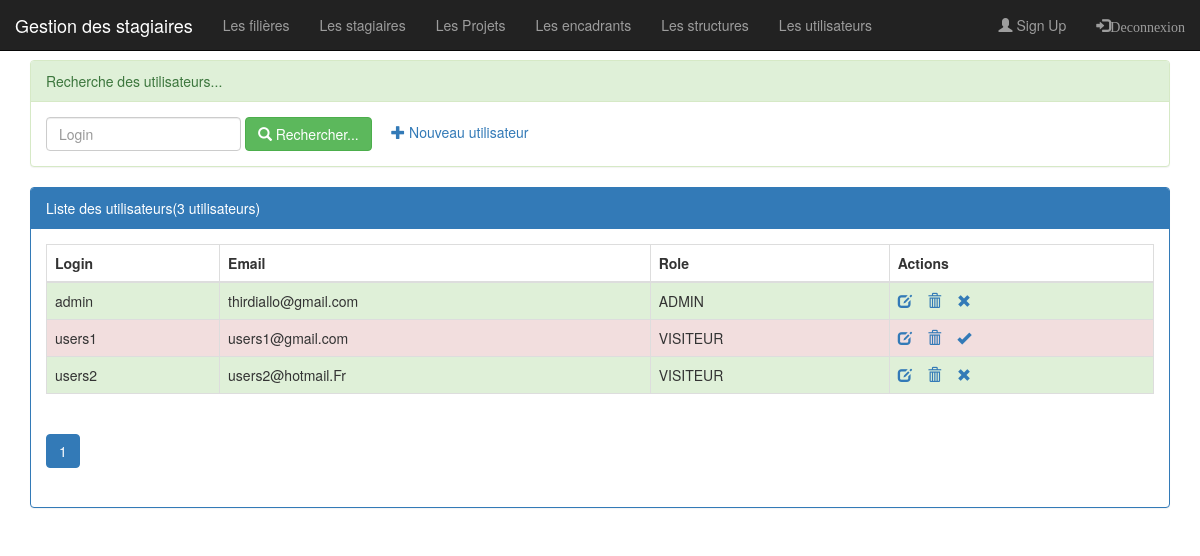
Screenshot of /pages/utilisateurs.php (signed in) with the database file from the repository.
### tables this page shows
create table utilisateur(
    idUtilisateur int(4) auto_increment primary key,
    login varchar(50),
    email varchar(50),
    role varchar(50),
    etat int(1),
    password varchar(255)
);

### pages/utilisateurs.php (the view, shortened to what this page needs)
<?php
    require_once("connexiondb.php");
    $login = isset($_GET['login'])?$_GET['login']:"";
    $size = isset($_GET['size'])?$_GET['size']:6;
    $page = isset($_GET['page'])?$_GET['page']:1;
    $requeteUtilisateur = "select * from utilisateur where login like '%$login%'";
    $requeteCount = "select count(*) countUser from utilisateur";
    $resultatUtilisateur = $pdo->query($requeteUtilisateur);
    $resultatCount = $pdo->query($requeteCount);
    $tabCount = $resultatCount->fetch();
    $nbreUtilisateur = $tabCount['countUser'];
    $reste = $nbreUtilisateur % $size;
    if(($reste) === 0)
          $nbrePage = floor($nbreUtilisateur/$size);
    else
          $nbrePage = floor($nbreUtilisateur/$size) + 1;
?>
<!DOCTYPE html>
<html lang="fr">
<head>
    <link rel="stylesheet" type="text/css" href="../css/bootstrap.min.css">
    <link rel="stylesheet" type="text/css" href="../css/monstyle.css">
</head>
<body>
     <?php include("menu.php");?>
        <div class="container">
            <div class="panel panel-success margetop60">
                    <div class="panel-heading">Recherche des utilisateurs...</div>
                    <div class="panel-body">
                         <form method="get" action="utilisateurs.php" class="form-inline">
                             <div class="form-group">
                                 <input type="text" name="login"
                                 placeholder="Login" class="form-control"
                                 value="<?php echo $login ?>"/>
                            </div>
                            <button type="submit"  class="btn btn-success">
                               <span class="glyphicon glyphicon-search "></span>
                               Rechercher... </button>
                               <a href="nouveauUtilisateur.php"><span class="glyphicon glyphicon-plus "></span>
                               Nouveau utilisateur</a>
                         </form>
                    </div>
            </div>
            <div class="panel panel-primary">
                <div class="panel-heading">Liste des utilisateurs(<?php echo $nbreUtilisateur ?> utilisateurs)</div>
                <div class="panel-body">
                     <table class="table table-striped table-bordered">
                        <thead>
                            <tr>
                               <th>Login</th><th>Email</th><th>Role</th><th>Actions</th>
                            </tr>
                        </thead>
                        <tbody>
                             <?php while($utilisateur = $resultatUtilisateur->fetch()){ ?>
                                <tr class="<?php echo $utilisateur['etat']==1?'success':'danger'?>">
                                  <td><?php echo $utilisateur['login'] ?></td>
                                  <td><?php echo $utilisateur['email'] ?></td>
                                  <td><?php echo $utilisateur['role'] ?></td>
                                  <td>
                                     <a href="editerUtilisateur.php?idUtilisateur=<?php echo $utilisateur['idUtilisateur'] ?>">
                                        <span class="glyphicon glyphicon-edit "></span>
                                     </a>
                                     <a onclick="return confirm('Etes vous sur de vouloir supprimer cet utilisateur')"
                                         href="supprimerUtilisateur.php?idUtilisateur=<?php echo $utilisateur['idUtilisateur'] ?>">
                                         <span class="glyphicon glyphicon-trash "></span>
                                    </a>
            <a href="activerUtilisateur.php?idUtilisateur=<?php echo $utilisateur['idUtilisateur']?>&etat=<?php echo $utilisateur['etat']?>">
                                      <?php
                                            if($utilisateur['etat']==1)
                                                echo '<span class="glyphicon glyphicon-remove"></span>';
                                            else
                                                echo '<span class="glyphicon glyphicon-ok"></span>';
                                      ?>
                                    </a>
                                  </td>
                                </tr>
                             <?php }?>
                        </tbody>
                     </table>
                     <div>
                        <ul class="pagination">
                              <?php for($i=1; $i<=$nbrePage; $i++){ ?>
                                   <li class="<?php if($i==$page) echo 'active'?>">
          <a href="utilisateurs.php?page=<?php echo $i;?>&login=<?php echo $login ?>">
                                          <?php echo $i; ?>
                                        </a>
                                   </li>
                               <?php } ?>
                         </ul>
                     </div>
                </div>
        </div>
</body>
</html>

### css/monstyle.css (style rules this page uses)
.margetop60 { margin-top: 60px; }

### rows the page displays
utilisateur: login "admin", email "thirdiallo@gmail.com", role "ADMIN", etat 1 (drawn)
utilisateur: login "users1", email "users1@gmail.com", role "VISITEUR", etat 0 (drawn)
utilisateur: login "users2", email "users2@hotmail.Fr", role "VISITEUR", etat 1 (drawn)

### other values shown
$nbreUtilisateur "3"
